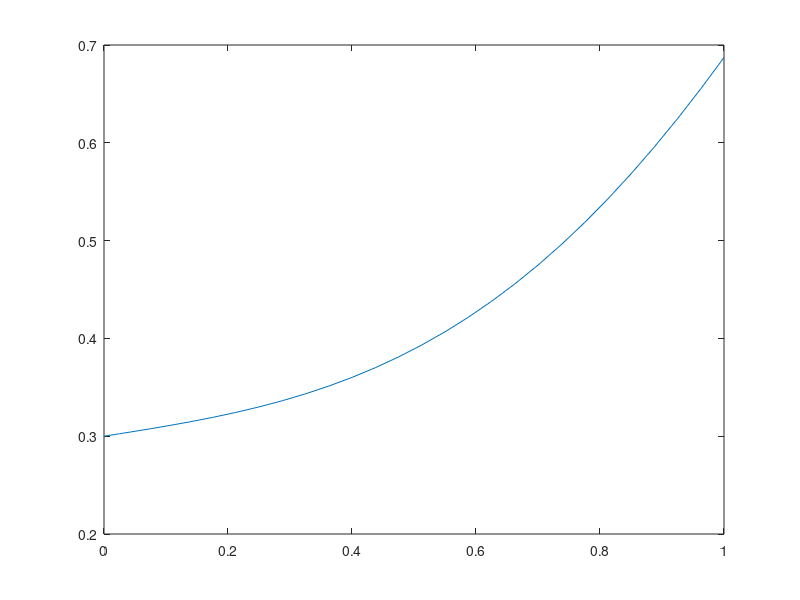

MATLAB code for this plot:
clc
function y = g(t, x)
  y = t^2 * cos(x) + 0.1;
end

% Определение параметров управления ходом решения уравнения.
% RelTol — относительная точность решения 1E-5,
% AbsTol — абсолютная точность решения 1E-5,
% InitialStep — начальное значение шага изменения переменной 0.025,
% MaxStep — максимальное значение шага изменения переменной 0.1

par = odeset ("RelTol", 1e-5, "AbsTol", 1e-5, "InitialStep", 0.1, "MaxStep", 0.15);

%ode23(@f, interval, X0, options), ode45(@f, interval, X0, options)
%— функции решений обыкновенных нежёстких дифференциаль-
%ных уравнений (или систем) методом Рунге-Кутта 2-3-го и 4-5-го
%порядка точности соответственно;

[X23, Y23] = ode45(@g, [0 1], 0.3, par)

plot(X23, Y23);